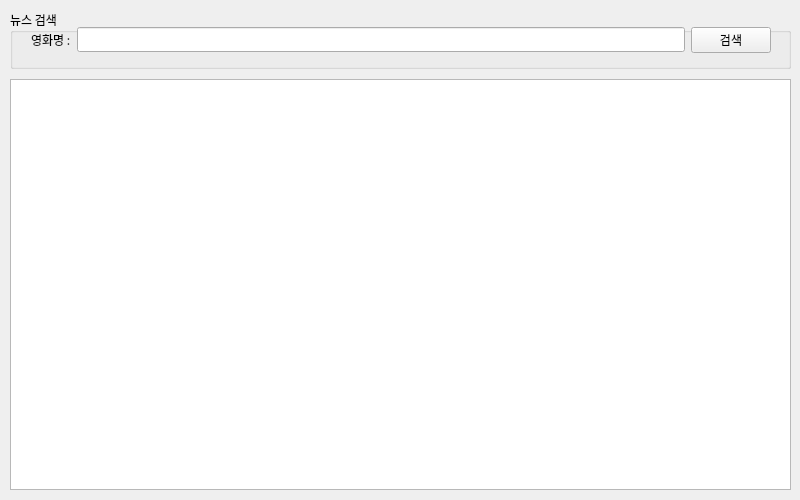
<?xml version="1.0" encoding="UTF-8"?>
<ui version="4.0">
 <class>FrmMain</class>
 <widget class="QWidget" name="FrmMain">
  <property name="windowModality">
   <enum>Qt::NonModal</enum>
  </property>
  <property name="geometry">
   <rect>
    <x>0</x>
    <y>0</y>
    <width>800</width>
    <height>500</height>
   </rect>
  </property>
  <property name="sizePolicy">
   <sizepolicy hsizetype="Fixed" vsizetype="Fixed">
    <horstretch>0</horstretch>
    <verstretch>0</verstretch>
   </sizepolicy>
  </property>
  <property name="minimumSize">
   <size>
    <width>800</width>
    <height>500</height>
   </size>
  </property>
  <property name="maximumSize">
   <size>
    <width>800</width>
    <height>500</height>
   </size>
  </property>
  <property name="font">
   <font>
    <family>나눔고딕</family>
   </font>
  </property>
  <property name="windowTitle">
   <string>네이버API 영화검색앱</string>
  </property>
  <widget class="QWidget" name="verticalLayoutWidget">
   <property name="geometry">
    <rect>
     <x>10</x>
     <y>10</y>
     <width>781</width>
     <height>59</height>
    </rect>
   </property>
   <layout class="QVBoxLayout" name="searchLayout">
    <item>
     <widget class="QGroupBox" name="groupBox">
      <property name="title">
       <string>뉴스 검색</string>
      </property>
      <widget class="QWidget" name="layoutWidget">
       <property name="geometry">
        <rect>
         <x>21</x>
         <y>10</y>
         <width>740</width>
         <height>40</height>
        </rect>
       </property>
       <layout class="QHBoxLayout" name="horizontalLayout">
        <item>
         <widget class="QLabel" name="label">
          <property name="text">
           <string>영화명 :</string>
          </property>
         </widget>
        </item>
        <item>
         <widget class="QLineEdit" name="txtSearch"/>
        </item>
        <item>
         <widget class="QPushButton" name="btnSearch">
          <property name="text">
           <string>검색</string>
          </property>
         </widget>
        </item>
       </layout>
      </widget>
     </widget>
    </item>
   </layout>
  </widget>
  <widget class="QWidget" name="verticalLayoutWidget_2">
   <property name="geometry">
    <rect>
     <x>10</x>
     <y>79</y>
     <width>781</width>
     <height>411</height>
    </rect>
   </property>
   <layout class="QVBoxLayout" name="resultLayout">
    <item>
     <widget class="QTableWidget" name="tblResult">
      <property name="font">
       <font>
        <family>나눔고딕</family>
       </font>
      </property>
     </widget>
    </item>
   </layout>
  </widget>
 </widget>
 <resources/>
 <connections/>
</ui>
